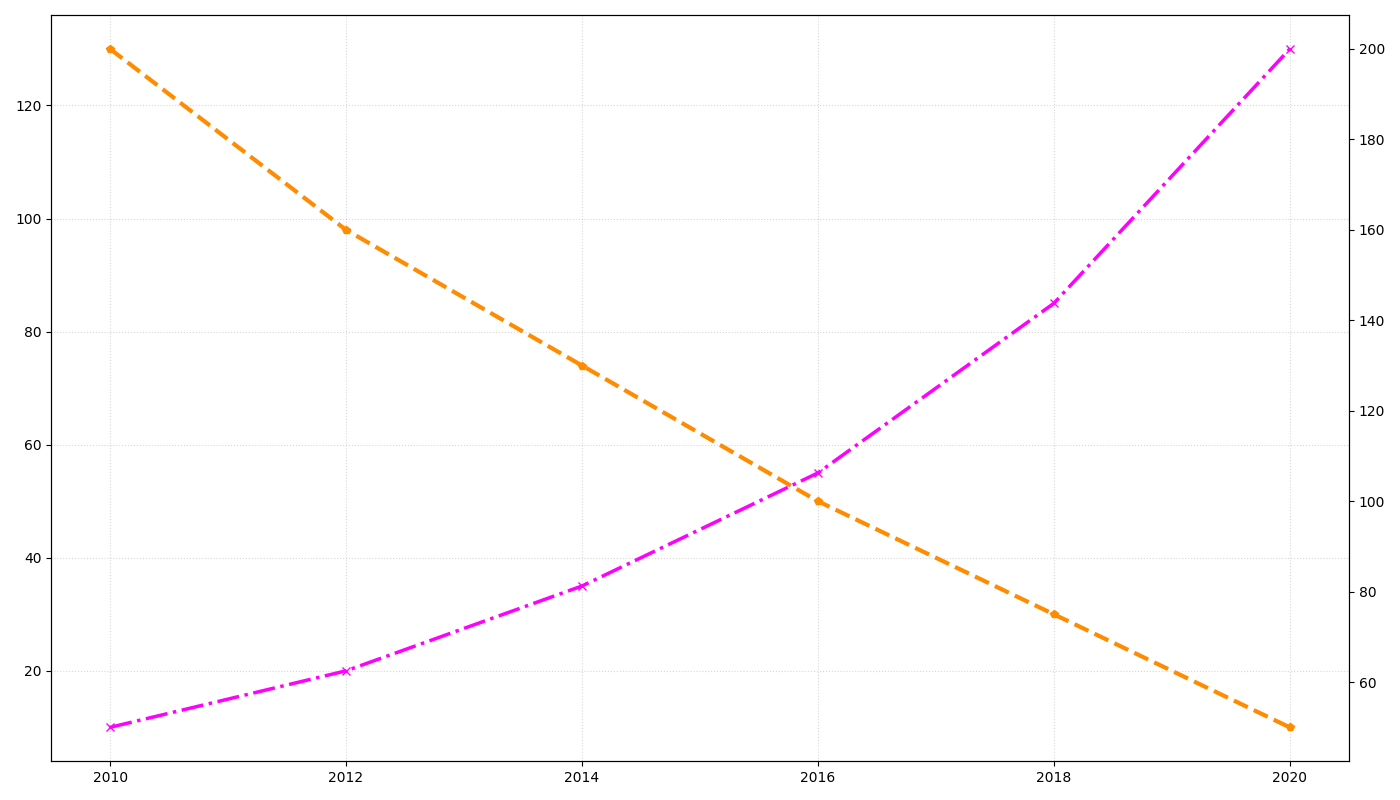

Source code (Python):
import matplotlib.pyplot as plt
import numpy as np

years = np.array([2010, 2012, 2014, 2016, 2018, 2020])
solar_energy = np.array([10, 20, 35, 55, 85, 130])
solar_cost_reduction = np.array([200, 160, 130, 100, 75, 50])

fig, ax1 = plt.subplots(figsize=(14, 8))

# Swapped the colors between the two plots
ax1.plot(years, solar_energy, color='magenta', marker='x', linestyle='-.', linewidth=2.5)

ax2 = ax1.twinx()
ax2.plot(years, solar_cost_reduction, color='darkorange', marker='p', linestyle='--', linewidth=3)

ax1.grid(True, linestyle=':', alpha=0.5)

plt.tight_layout()

plt.show()
